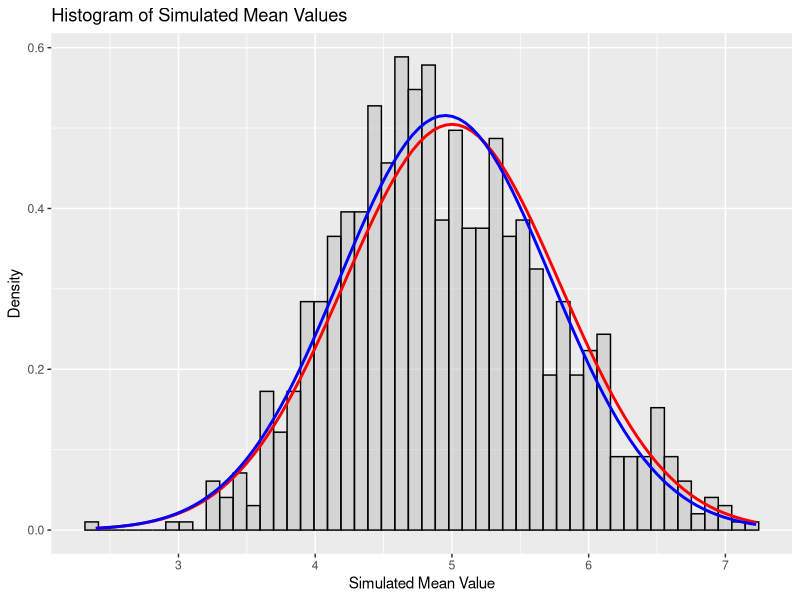

Write R code to recreate this figure.
## ---- chunk 1
knitr::opts_chunk$set(echo = TRUE)
## ---- chunk 2
library(ggplot2)
library(datasets)
## ---- chunk 3
set.seed(1986)
exponentials <- 40
lambda <- 0.2
sims <- 1000    # number of simulations to run

# create a blank data frame for the simulated data
simulated_Data <- data.frame(ncol=2, nrow=sims)
names(simulated_Data) = c("simulation number", "simulated mean")

# using a for loop, populate the new data frame with the simulated 
# exponential distribution data
for(i in 1:sims) {
  simulated_Data[i,1] <- i
  simulated_Data[i,2] <- mean(rexp(exponentials, lambda))
}
## ---- chunk 4
# calculate and display the mean value of the simulated data
sim_Mean <- mean(simulated_Data[,2])
sim_Mean

# calculate and display the mean of the theoretical data according to the
# equation 1/lambda
test_Mean <- 1/lambda
test_Mean

# calculate and display the differnce in the simulated and theoretical mean values
diff_Mean <- test_Mean - sim_Mean
diff_Mean
## ---- chunk 5
# calculate and display the varaince value of the simulated data
sim_Variance <- var(simulated_Data[,2])
sim_Variance

# calculate and display the variance of the theoretical data according to the equation
# standard deviation)^2/number of samples
test_Variance <- ((1/lambda)^2)/exponentials
test_Variance

# calculate and display the differnce in the simulated and theoretical variance values
diff_Variance <- test_Variance - sim_Variance
diff_Variance
## ---- chunk 6
sim_plot <- ggplot(data = simulated_Data, aes(simulated_Data$`simulated mean`)) +
            geom_histogram(aes(y = ..density..),bins = 50, col = "black", fill = "grey", 
                           alpha = 0.5) +
            labs(title = "Histogram of Simulated Mean Values", x = "Simulated Mean Value", 
                 y = "Density") +
            stat_function(fun = dnorm, args = list(mean = test_Mean, 
                          sd = sqrt(test_Variance)),size = 1, col = "red") +
            stat_function(fun = dnorm, args = list(mean = sim_Mean, 
                          sd = sqrt(sim_Variance)), size = 1, col = "blue")
plot(sim_plot)
